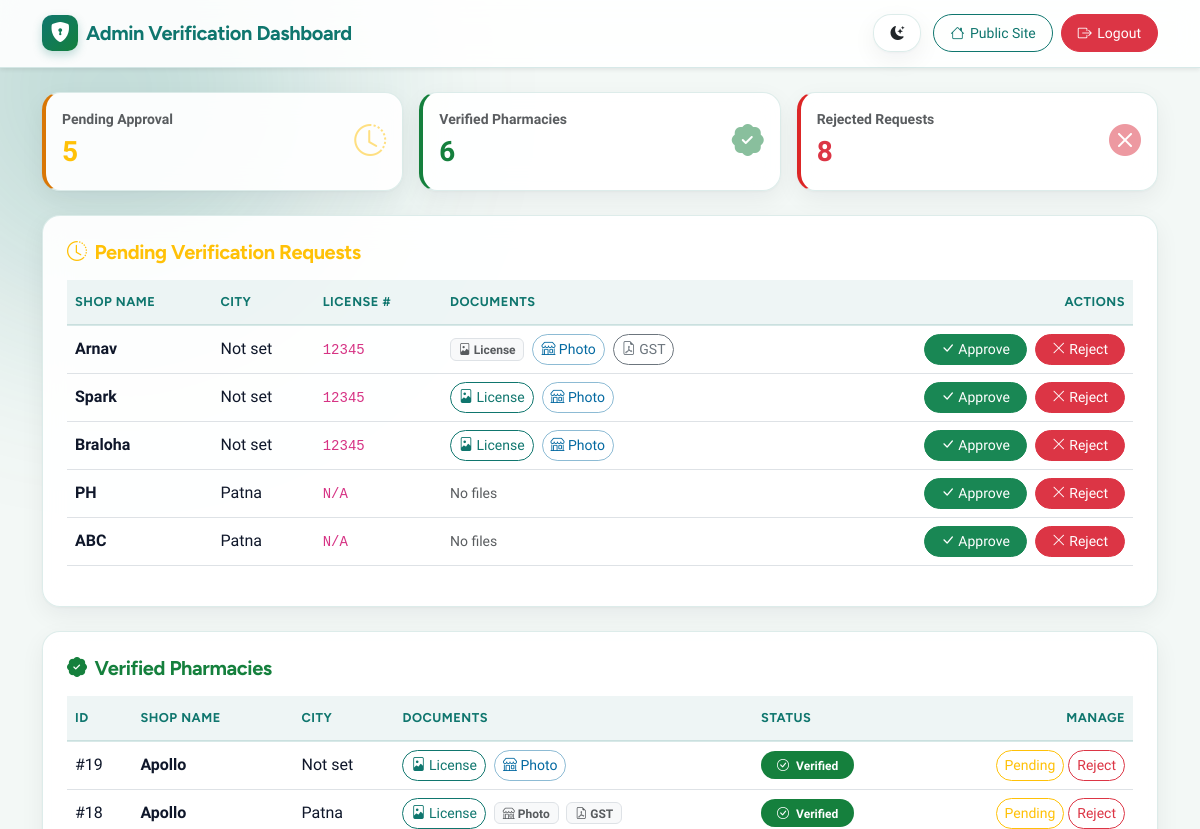
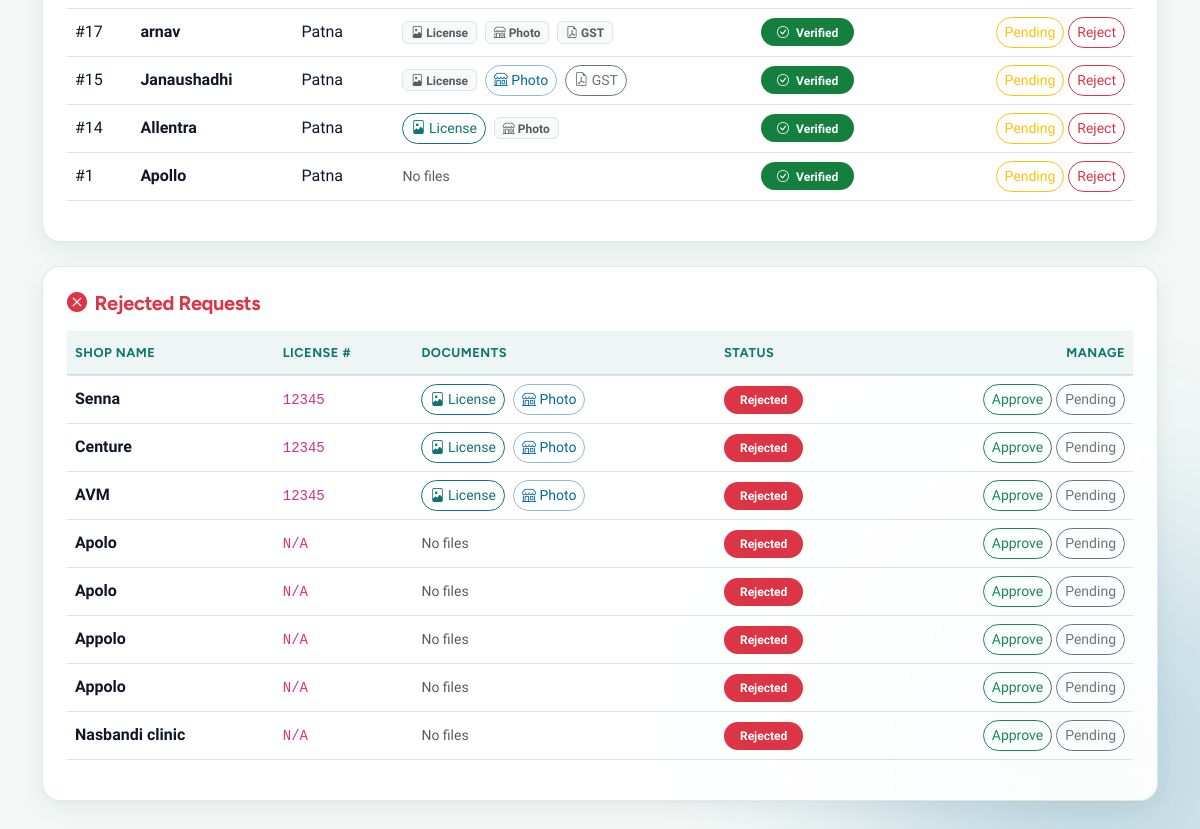
Before: /admin/dashboard (signed in) with the older database file (2 pictures, top to bottom).
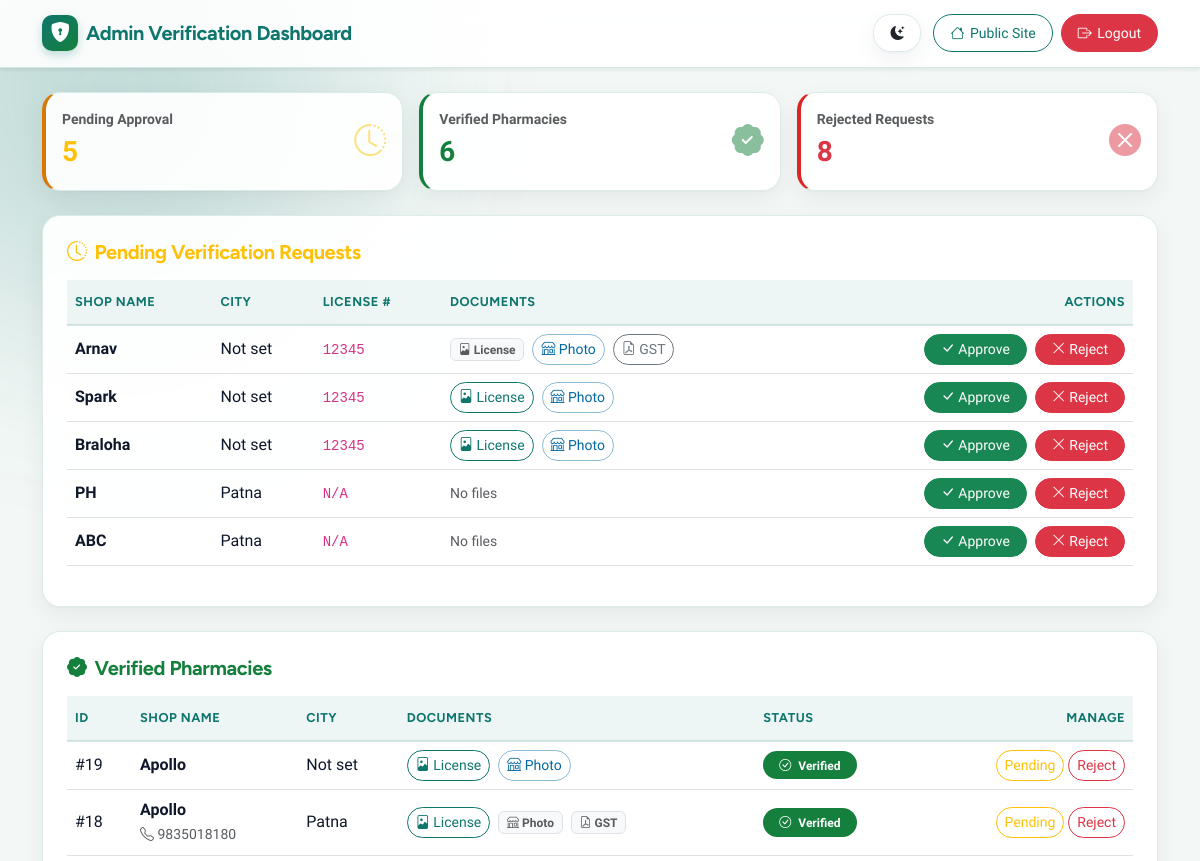
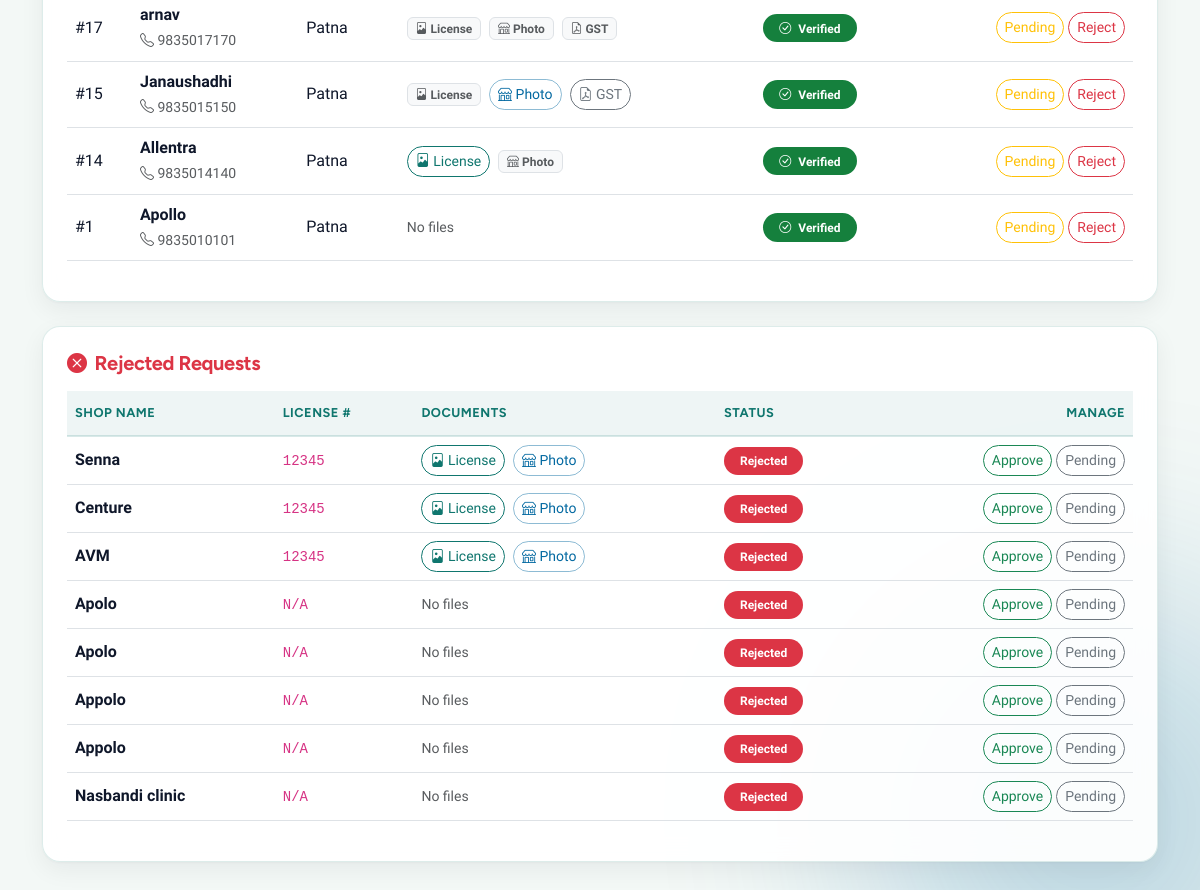
After: the same page with the newer database file (2 pictures, top to bottom).
### tables this page shows
CREATE TABLE shops 
                        (id INTEGER PRIMARY KEY, name TEXT, city TEXT, password TEXT, lat REAL, lng REAL, status TEXT DEFAULT 'Pending', license_number TEXT, license_image TEXT, gst_certificate TEXT, shop_photo TEXT, phone TEXT DEFAULT '', opening_hours TEXT DEFAULT '', address TEXT DEFAULT '', created_at TEXT);

### app.py (the view)
@app.route("/admin/dashboard")
def admin_dashboard():
    if not session.get("admin"):
        return redirect("/admin")
    db = get_db()
    pending = db.execute("SELECT * FROM shops WHERE status = 'Pending' ORDER BY id DESC").fetchall()
    verified = db.execute("SELECT * FROM shops WHERE status = 'Verified' ORDER BY id DESC").fetchall()
    rejected = db.execute("SELECT * FROM shops WHERE status = 'Rejected' ORDER BY id DESC").fetchall()
    upload_dir = app.config["UPLOAD_FOLDER"]
    existing_uploads = set(os.listdir(upload_dir)) if os.path.isdir(upload_dir) else set()
    return render_template(
        "admin_dashboard.html",
        pending=pending,
        verified=verified,
        rejected=rejected,
        existing_uploads=existing_uploads,
    )

### app.py (called while the page is built, shortened)
def get_active_postgres_url():
    if app.config.get("TESTING") and not app.config.get("POSTGRES_URL"):
        return None
    url = (
        app.config.get("POSTGRES_URL")
        or os.environ.get("SUPABASE_DB_URL")
        or os.environ.get("MEDIFINDER_POSTGRES_URL")
        or os.environ.get("DATABASE_URL")
        or ""
    ).strip()
    if url.startswith("postgres://"):
        url = "postgresql://" + url[len("postgres://"):]
    return url if url.startswith("postgresql://") else None

def _connect_sqlite(db_path):
    conn = sqlite3.connect(db_path)
    conn.row_factory = sqlite3.Row
    conn.execute("PRAGMA foreign_keys = ON;")
    return conn

@app.teardown_appcontext
def close_db_connection(_exception):
    conn = getattr(g, "_database", None)
    if conn is not None:
        conn.close()
        g._database = None

def get_csrf_token():
    token = session.get("_csrf_token")
    if not token:
        token = secrets.token_hex(16)
        session["_csrf_token"] = token
    return token

@app.before_request
def enforce_request_integrity():
    if request.method not in ("POST", "PUT", "PATCH", "DELETE"):
        return None

### templates/admin_dashboard.html (shortened to what the changed rows need)
<!DOCTYPE html>
<html lang="en">
<head>
    <link rel="stylesheet" href="https://cdn.jsdelivr.net/npm/bootstrap@5.3.0/dist/css/bootstrap.min.css">
    <link rel="stylesheet" href="https://cdn.jsdelivr.net/npm/bootstrap-icons@1.10.5/font/bootstrap-icons.css">
    <link rel="stylesheet" href="/static/css/style.css?v=20261123-12">
</head>
<body class="ambient-bg pb-5">
<div class="container">
    {% macro render_docs(shop) -%}
        {% if shop.license_image %}
            {% if existing_uploads is defined and shop.license_image in existing_uploads %}
                <a href="/uploads/{{ shop.license_image }}" target="_blank" class="btn btn-sm btn-outline-primary rounded-pill me-1"><i class="bi bi-file-image"></i> License</a>
            {% else %}
                <span class="badge bg-light text-muted border me-1" title="Legacy file not on disk"><i class="bi bi-file-image"></i> License</span>
            {% endif %}
        {% endif %}
        {% if shop.shop_photo %}
            {% if existing_uploads is defined and shop.shop_photo in existing_uploads %}
                <a href="/uploads/{{ shop.shop_photo }}" target="_blank" class="btn btn-sm btn-outline-info rounded-pill me-1"><i class="bi bi-shop"></i> Photo</a>
            {% else %}
                <span class="badge bg-light text-muted border me-1" title="Legacy file not on disk"><i class="bi bi-shop"></i> Photo</span>
            {% endif %}
        {% endif %}
        {% if shop.gst_certificate %}
            {% if existing_uploads is defined and shop.gst_certificate in existing_uploads %}
                <a href="/uploads/{{ shop.gst_certificate }}" target="_blank" class="btn btn-sm btn-outline-secondary rounded-pill"><i class="bi bi-file-earmark-pdf"></i> GST</a>
            {% else %}
                <span class="badge bg-light text-muted border" title="Legacy file not on disk"><i class="bi bi-file-earmark-pdf"></i> GST</span>
            {% endif %}
        {% endif %}
        {% if not shop.license_image and not shop.shop_photo and not shop.gst_certificate %}
            <small class="text-muted">No files</small>
        {% endif %}
    {%- endmacro %}
    <div class="card glass-card p-4 mb-4">
        <div class="table-responsive">
            <table class="table table-glass align-middle">
                <thead>
                    <tr>
                        <th>Shop Name</th>
                        <th>City</th>
                        <th>License #</th>
                        <th>Documents</th>
                        <th class="text-end">Actions</th>
                    </tr>
                </thead>
            </table>
        </div>
    </div>
    <div class="card glass-card p-4 mb-4">
        <div class="table-responsive">
            <table class="table table-glass align-middle">
                <thead>
                    <tr>
                        <th>ID</th>
                        <th>Shop Name</th>
                        <th>City</th>
                        <th>Documents</th>
                        <th>Status</th>
                        <th class="text-end">Manage</th>
                    </tr>
                </thead>
                <tbody>
                    {% for shop in verified %}
                    <tr>
                        <td>#{{ shop.id }}</td>
                        <td>
                            <div class="fw-bold">{{ shop.name }}</div>
                            {% if shop.phone %}<small class="text-muted"><i class="bi bi-telephone"></i> {{ shop.phone }}</small>{% endif %}
                        </td>
                        <td>{{ shop.city or 'Not set' }}</td>
                        <td>{{ render_docs(shop) }}</td>
                        <td><span class="badge bg-success rounded-pill px-3 py-2"><i class="bi bi-check-circle me-1"></i> Verified</span></td>
                        <td class="text-end">
                            <form action="/pending/{{ shop.id }}" method="POST" class="d-inline m-0">
                                <button type="submit" class="btn btn-outline-warning btn-sm rounded-pill px-2" title="Move back to Pending">Pending</button>
                            </form>
                            <form action="/reject/{{ shop.id }}" method="POST" class="d-inline m-0" onsubmit="return confirm('Revoke verification for this pharmacy?');">
                                <button type="submit" class="btn btn-outline-danger btn-sm rounded-pill px-2" title="Suspend / Reject">Reject</button>
                            </form>
                        </td>
                    </tr>
                    {% else %}
                    <tr>
                        <td colspan="6" class="text-center py-3 text-muted">No verified pharmacies yet.</td>
                    </tr>
                    {% endfor %}
                </tbody>
            </table>
        </div>
    </div>
    <div class="card glass-card p-4">
        <div class="table-responsive">
            <table class="table table-glass align-middle">
                <thead>
                    <tr>
                        <th>Shop Name</th>
                        <th>License #</th>
                        <th>Documents</th>
                        <th>Status</th>
                        <th class="text-end">Manage</th>
                    </tr>
                </thead>
            </table>
        </div>
    </div>
</div>
</body>
</html>

Changed rows visible on the page:
changed shops id 18: phone (not shown) → "9835018180"
changed shops "arnav": phone (not shown) → "9835017170"
changed shops "Janaushadhi": phone (not shown) → "9835015150"
changed shops "Allentra": phone (not shown) → "9835014140"
changed shops id 1: phone (not shown) → "9835010101"
